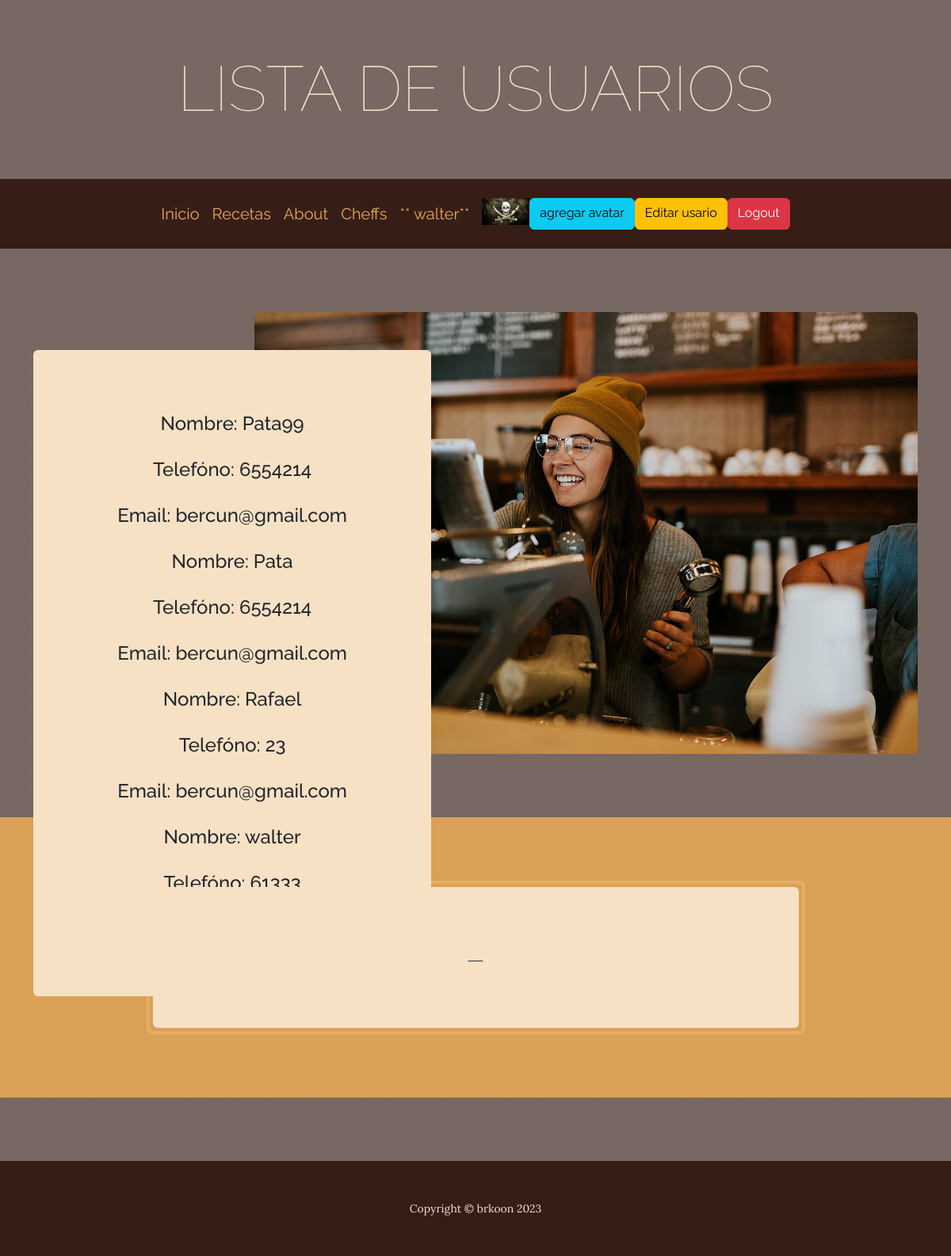
Screenshot of /AppRecetas/cheffs/ (signed in) with the database file from the repository.
### AppRecetas/models.py (models this page shows, shortened)
class Avatar(models.Model):
    usuario = models.ForeignKey(User, on_delete=models.CASCADE)
    image = models.ImageField(upload_to= "avatares", null=True, blank=True)

class Cheff(models.Model):
    nombreUsr = models.CharField(max_length=20)
    emailUsr = models.EmailField()
    telfonoUsr = models.IntegerField()
    ciudad = models.CharField(max_length=20)
    edad = models.IntegerField()
    tipoDeCocina = models.CharField(max_length=20)

### AppRecetas/views.py (the view)
# urls.py: path("cheffs/", vista_cheffs, name= "Cheffs"),
@login_required
def vista_cheffs(request):
   cheff_all = Cheff.objects.all()
   listado = {"gente": cheff_all}
   return render(request, "AppRecetas/cheffs.html", listado )

### AppRecetas/templates/AppRecetas/cheffs.html (shortened to what this page needs)
{% extends "AppRecetas/base.html" %}
{% block  titulo %}
Lista de Usuarios
{% endblock  %}
{% block  complement %}
{% for comunidad in gente  %}
<H4>
<p>Nombre: {{comunidad.nombreUsr}}  </p>
<p>Telefóno: {{comunidad.telfonoUsr}}  </p>
<p>Email: {{comunidad.emailUsr}}  </p>
</H4>
{% endfor %}
{% endblock  %}

### AppRecetas/templates/AppRecetas/base.html (shortened to what this page needs)
<!DOCTYPE html>
<html lang="en">
    <head>
        {% load static  %}
        <link href="{% static 'AppRecetas/css/styles.css'%}" rel="stylesheet" />
    </head>
    <body>
        <header>
            <h1 class="site-heading text-center text-faded d-none d-lg-block">
                <span class="site-heading-lower">
                    {% block  titulo %}
                     {% endblock %}
                </span>
            </h1>
        </header>
        <nav class="navbar navbar-expand-lg navbar-dark py-lg-4" id="mainNav">
            <div class="container">
                <div class="collapse navbar-collapse" id="navbarSupportedContent">
                    <ul class="navbar-nav mx-auto">
                        <a class="navbar-brand" href="{% url 'Inicio' %}">Inicio</a>
                <a class="navbar-brand" href="{% url 'RecetasMain' %}">Recetas</a>
                <a class="navbar-brand" href="{% url 'About' %}">About</a>
                {% if request.user.is_authenticated  %}
                <a class="navbar-brand" href="{% url 'listaCheff' %}">Cheffs</a>
                {% endif %}
                {% if request.user.is_authenticated  %}
                <a class="navbar-brand" href="">** {{user.username}}**</a>
                {% with user.avatar_set.first as  miPrimerAvatar %}
                {% if miPrimerAvatar  %}
                <a href="{% url 'listaavatar' %}">
                <img src="{{miPrimerAvatar.image.url}}" alt=" NO EXITE AVATAR", style="max-width: 60px;">
                </a>
                {% endif %}
                {% endwith %}
                <a class="btn btn-info" href="{% url 'AddAvatar' %}">agregar avatar</a>
                <a class="btn btn-warning" href="{% url 'EditUsr' %}">Editar usario</a>
                <a class="btn btn-danger" href="{% url 'Logout' %}">Logout</a>
                {% else %}
                <a class="btn btn-success" href="{% url 'Login' %}">Login</a>
                <a class="btn btn-primary" href="{% url 'Register' %}">Registrarse</a>
                {% endif %}
                    </ul>
                </div>
            </div>
        </nav>
        <section class="page-section clearfix">
            <div class="container">
                <div class="intro">
                    <img class="intro-img img-fluid mb-3 mb-lg-0 rounded" src="{% static 'AppRecetas/assets/img/intro.jpg' %}" alt="..." />
                    <div class="intro-text left-0 text-center bg-faded p-5 rounded">
                        <p class="mb-3">
                            {% block  complement %}
                            {% endblock %}
                        </p>
                        <div class="intro-button mx-auto"><a class="btn btn-primary btn-xl" href="{% url 'Inicio' %}">Regresar</a></div>
                    </div>
                </div>
            </div>
        </section>
        <section class="page-section cta">
            <div class="container">
                <div class="row">
                    <div class="col-xl-9 mx-auto">
                        <div class="cta-inner bg-faded text-center rounded">
                            <h2 class="section-heading mb-4">
                                <span class="section-heading-lower">_</span>
                            </h2>
                        </div>
                    </div>
                </div>
            </div>
        </section>
        <footer class="footer text-faded text-center py-5">
            <div class="container">
                <p class="m-0 small">Copyright &copy; brkoon  2023</p>
            </div>
        </footer>
    </body>
</html>

### rows the page displays
Avatar: image (picture)
Cheff: nombreUsr "Pata99", telfonoUsr "6554214", emailUsr "bercun@gmail.com"
Cheff: nombreUsr "Pata", telfonoUsr "6554214", emailUsr "bercun@gmail.com"
Cheff: nombreUsr "Rafael", telfonoUsr "23", emailUsr "bercun@gmail.com"
Cheff: nombreUsr "walter", telfonoUsr "61333"

### other values shown
{{ user.username }} "walter"
